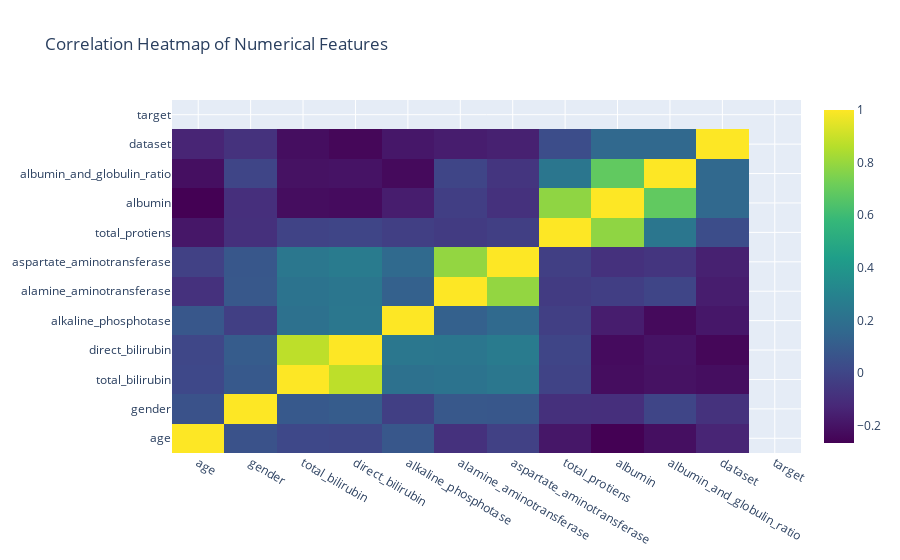

The code cell stored with this chart in its notebook:
### Code cell
# 📊 Step 12: Multivariate Analysis – Correlation Heatmap

# Select only numeric columns
numeric_df = df.select_dtypes(include='number')

# Compute correlation
corr_matrix = numeric_df.corr()

# Create heatmap
fig = go.Figure(data=go.Heatmap(
    z=corr_matrix.values,
    x=corr_matrix.columns,
    y=corr_matrix.columns,
    colorscale='Viridis'
))

fig.update_layout(
    title="Correlation Heatmap of Numerical Features",
    xaxis_nticks=len(corr_matrix.columns)
)

fig.show()

### Figure 1 — Plotly figure (JSON) as saved in the notebook; plotly's stock layout.template omitted (floating-point values rounded to 4 significant figures; data arrays with more than 128 entries replaced by an {"elided": "..."} marker saying what was removed)
{"data": [{"colorscale": [[0, "#440154"], [0.1111, "#482878"], [0.2222, "#3e4989"], [0.3333, "#31688e"], [0.4444, "#26828e"], [0.5556, "#1f9e89"], [0.6667, "#35b779"], [0.7778, "#6ece58"], [0.8889, "#b5de2b"], [1, "#fde725"]], "type": "heatmap", "x": ["age", "gender", "total_bilirubin", "direct_bilirubin", "alkaline_phosphotase", "alamine_aminotransferase", "aspartate_aminotransferase", "total_protiens", "albumin", "albumin_and_globulin_ratio", "dataset", "target"], "y": ["age", "gender", "total_bilirubin", "direct_bilirubin", "alkaline_phosphotase", "alamine_aminotransferase", "aspartate_aminotransferase", "total_protiens", "albumin", "albumin_and_globulin_ratio", "dataset", "target"], "z": {"elided": "12x12 float values"}}], "layout": {"title": {"text": "Correlation Heatmap of Numerical Features"}, "xaxis": {"nticks": 12}}}
